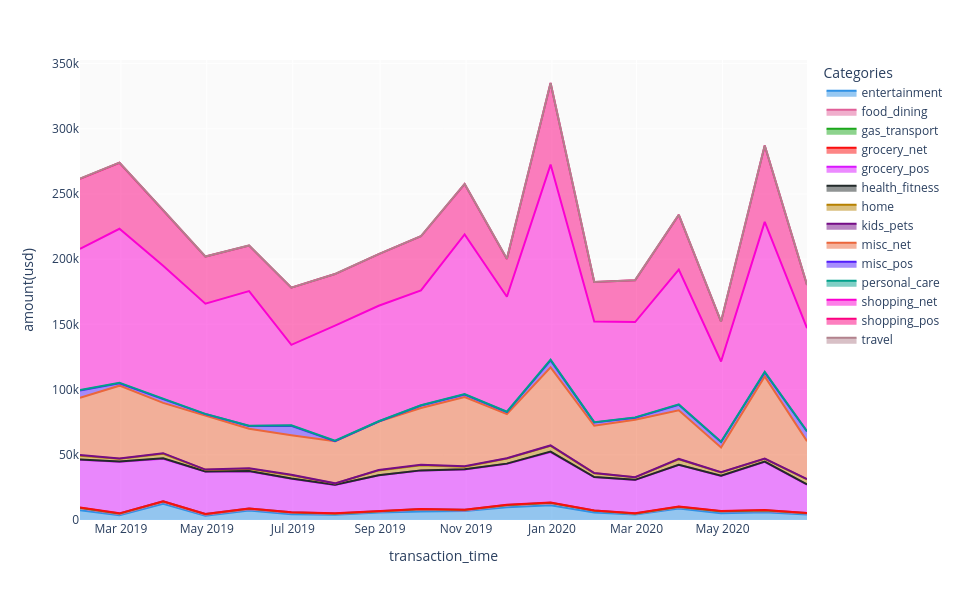

Notebook code for this chart:
### Code cell
df_ = df_train.groupby(by=[pd.Grouper(key="transaction_time", freq="1M"),
                           'is_fraud','category']).agg({"amount(usd)":'sum',"transaction_id":"count"}).reset_index()

fig = px.area(
    df_[df_.is_fraud==1],
    x='transaction_time',
    y='amount(usd)',
    color='category',
    color_discrete_sequence=px.colors.qualitative.Dark24
)

fig.update_layout(height=600,
                  width=960,
                  legend=dict(title='Categories'),
                  plot_bgcolor='#fafafa'
                 )

fig.show();

### Figure 1 — Plotly figure (JSON) as saved in the notebook; plotly's stock layout.template omitted (floating-point values rounded to 4 significant figures)
{"data": [{"fillpattern": {"shape": ""}, "hovertemplate": "category=entertainment<br>transaction_time=%{x}<br>amount(usd)=%{y}<extra></extra>", "legendgroup": "entertainment", "line": {"color": "#2E91E5"}, "marker": {"symbol": "circle"}, "mode": "lines", "name": "entertainment", "orientation": "v", "showlegend": true, "stackgroup": "1", "x": ["2019-01-31T00:00:00", "2019-02-28T00:00:00", "2019-03-31T00:00:00", "2019-04-30T00:00:00", "2019-05-31T00:00:00", "2019-06-30T00:00:00", "2019-07-31T00:00:00", "2019-08-31T00:00:00", "2019-09-30T00:00:00", "2019-10-31T00:00:00", "2019-11-30T00:00:00", "2019-12-31T00:00:00", "2020-01-31T00:00:00", "2020-02-29T00:00:00", "2020-03-31T00:00:00", "2020-04-30T00:00:00", "2020-05-31T00:00:00", "2020-06-30T00:00:00"], "xaxis": "x", "y": [7470.0, 3682.0, 12400.0, 3335.0, 7253.0, 4491.0, 4083.0, 5809.0, 6432.0, 6901.0, 9849.0, 11290.0, 5750.0, 4216.0, 8903.0, 5211.0, 5998.0, 4256.0], "yaxis": "y", "type": "scatter"}, {"fillpattern": {"shape": ""}, "hovertemplate": "category=food_dining<br>transaction_time=%{x}<br>amount(usd)=%{y}<extra></extra>", "legendgroup": "food_dining", "line": {"color": "#E15F99"}, "marker": {"symbol": "circle"}, "mode": "lines", "name": "food_dining", "orientation": "v", "showlegend": true, "stackgroup": "1", "x": ["2019-01-31T00:00:00", "2019-02-28T00:00:00", "2019-03-31T00:00:00", "2019-04-30T00:00:00", "2019-05-31T00:00:00", "2019-06-30T00:00:00", "2019-07-31T00:00:00", "2019-08-31T00:00:00", "2019-09-30T00:00:00", "2019-10-31T00:00:00", "2019-11-30T00:00:00", "2019-12-31T00:00:00", "2020-01-31T00:00:00", "2020-02-29T00:00:00", "2020-03-31T00:00:00", "2020-04-30T00:00:00", "2020-05-31T00:00:00", "2020-06-30T00:00:00"], "xaxis": "x", "y": [1487.0, 830.8, 1322.0, 680.2, 1018.0, 1056.0, 471.7, 704.8, 1628.0, 450.3, 1249.0, 1504.0, 1249.0, 486.7, 922.8, 1352.0, 977.4, 742.0], "yaxis": "y", "type": "scatter"}, {"fillpattern": {"shape": ""}, "hovertemplate": "category=gas_transport<br>transaction_time=%{x}<br>amount(usd)=%{y}<extra></extra>", "legendgroup": "gas_transport", "line": {"color": "#1CA71C"}, "marker": {"symbol": "circle"}, "mode": "lines", "name": "gas_transport", "orientation": "v", "showlegend": true, "stackgroup": "1", "x": ["2019-01-31T00:00:00", "2019-02-28T00:00:00", "2019-03-31T00:00:00", "2019-04-30T00:00:00", "2019-05-31T00:00:00", "2019-06-30T00:00:00", "2019-07-31T00:00:00", "2019-08-31T00:00:00", "2019-09-30T00:00:00", "2019-10-31T00:00:00", "2019-11-30T00:00:00", "2019-12-31T00:00:00", "2020-01-31T00:00:00", "2020-02-29T00:00:00", "2020-03-31T00:00:00", "2020-04-30T00:00:00", "2020-05-31T00:00:00", "2020-06-30T00:00:00"], "xaxis": "x", "y": [500.5, 505.7, 570.1, 546.5, 477.4, 308.9, 432.9, 370.7, 372.2, 434.8, 447.0, 466.4, 282.7, 340.2, 393.0, 224.9, 578.8, 341.4], "yaxis": "y", "type": "scatter"}, {"fillpattern": {"shape": ""}, "hovertemplate": "category=grocery_net<br>transaction_time=%{x}<br>amount(usd)=%{y}<extra></extra>", "legendgroup": "grocery_net", "line": {"color": "#FB0D0D"}, "marker": {"symbol": "circle"}, "mode": "lines", "name": "grocery_net", "orientation": "v", "showlegend": true, "stackgroup": "1", "x": ["2019-01-31T00:00:00", "2019-02-28T00:00:00", "2019-03-31T00:00:00", "2019-04-30T00:00:00", "2019-05-31T00:00:00", "2019-06-30T00:00:00", "2019-07-31T00:00:00", "2019-08-31T00:00:00", "2019-09-30T00:00:00", "2019-10-31T00:00:00", "2019-11-30T00:00:00", "2019-12-31T00:00:00", "2020-01-31T00:00:00", "2020-02-29T00:00:00", "2020-03-31T00:00:00", "2020-04-30T00:00:00", "2020-05-31T00:00:00", "2020-06-30T00:00:00"], "xaxis": "x", "y": [109.3, 92.01, 142.4, 131.2, 102.5, 67.41, 158, 69.16, 48.68, 71.3, 65.65, 114.4, 42.99, 121.4, 92.97, 46.92, 57.21, 96.28], "yaxis": "y", "type": "scatter"}, {"fillpattern": {"shape": ""}, "hovertemplate": "category=grocery_pos<br>transaction_time=%{x}<br>amount(usd)=%{y}<extra></extra>", "legendgroup": "grocery_pos", "line": {"color": "#DA16FF"}, "marker": {"symbol": "circle"}, "mode": "lines", "name": "grocery_pos", "orientation": "v", "showlegend": true, "stackgroup": "1", "x": ["2019-01-31T00:00:00", "2019-02-28T00:00:00", "2019-03-31T00:00:00", "2019-04-30T00:00:00", "2019-05-31T00:00:00", "2019-06-30T00:00:00", "2019-07-31T00:00:00", "2019-08-31T00:00:00", "2019-09-30T00:00:00", "2019-10-31T00:00:00", "2019-11-30T00:00:00", "2019-12-31T00:00:00", "2020-01-31T00:00:00", "2020-02-29T00:00:00", "2020-03-31T00:00:00", "2020-04-30T00:00:00", "2020-05-31T00:00:00", "2020-06-30T00:00:00"], "xaxis": "x", "y": [36640.0, 39580.0, 32580.0, 32450.0, 28530.0, 25710.0, 21744, 27280.0, 29450.0, 30930.0, 31520.0, 38754, 25550.0, 25540.0, 31960.0, 26960.0, 36990.0, 21640.0], "yaxis": "y", "type": "scatter"}, {"fillpattern": {"shape": ""}, "hovertemplate": "category=health_fitness<br>transaction_time=%{x}<br>amount(usd)=%{y}<extra></extra>", "legendgroup": "health_fitness", "line": {"color": "#222A2A"}, "marker": {"symbol": "circle"}, "mode": "lines", "name": "health_fitness", "orientation": "v", "showlegend": true, "stackgroup": "1", "x": ["2019-01-31T00:00:00", "2019-02-28T00:00:00", "2019-03-31T00:00:00", "2019-04-30T00:00:00", "2019-05-31T00:00:00", "2019-06-30T00:00:00", "2019-07-31T00:00:00", "2019-08-31T00:00:00", "2019-09-30T00:00:00", "2019-10-31T00:00:00", "2019-11-30T00:00:00", "2019-12-31T00:00:00", "2020-01-31T00:00:00", "2020-02-29T00:00:00", "2020-03-31T00:00:00", "2020-04-30T00:00:00", "2020-05-31T00:00:00", "2020-06-30T00:00:00"], "xaxis": "x", "y": [147.8, 237.9, 324.9, 39.88, 167.1, 175.0, 111.6, 80.81, 126.1, 143.2, 95.44, 294.8, 62.43, 84.26, 78.23, 145.0, 175.2, 203.2], "yaxis": "y", "type": "scatter"}, {"fillpattern": {"shape": ""}, "hovertemplate": "category=home<br>transaction_time=%{x}<br>amount(usd)=%{y}<extra></extra>", "legendgroup": "home", "line": {"color": "#B68100"}, "marker": {"symbol": "circle"}, "mode": "lines", "name": "home", "orientation": "v", "showlegend": true, "stackgroup": "1", "x": ["2019-01-31T00:00:00", "2019-02-28T00:00:00", "2019-03-31T00:00:00", "2019-04-30T00:00:00", "2019-05-31T00:00:00", "2019-06-30T00:00:00", "2019-07-31T00:00:00", "2019-08-31T00:00:00", "2019-09-30T00:00:00", "2019-10-31T00:00:00", "2019-11-30T00:00:00", "2019-12-31T00:00:00", "2020-01-31T00:00:00", "2020-02-29T00:00:00", "2020-03-31T00:00:00", "2020-04-30T00:00:00", "2020-05-31T00:00:00", "2020-06-30T00:00:00"], "xaxis": "x", "y": [3008.0, 2008.0, 3500.0, 1331.0, 1810.0, 2569.0, 1051.0, 3733.0, 3971.0, 1996.0, 3992.0, 4496.0, 2987.0, 1934.0, 4150.0, 2469.0, 2092.0, 3873.0], "yaxis": "y", "type": "scatter"}, {"fillpattern": {"shape": ""}, "hovertemplate": "category=kids_pets<br>transaction_time=%{x}<br>amount(usd)=%{y}<extra></extra>", "legendgroup": "kids_pets", "line": {"color": "#750D86"}, "marker": {"symbol": "circle"}, "mode": "lines", "name": "kids_pets", "orientation": "v", "showlegend": true, "stackgroup": "1", "x": ["2019-01-31T00:00:00", "2019-02-28T00:00:00", "2019-03-31T00:00:00", "2019-04-30T00:00:00", "2019-05-31T00:00:00", "2019-06-30T00:00:00", "2019-07-31T00:00:00", "2019-08-31T00:00:00", "2019-09-30T00:00:00", "2019-10-31T00:00:00", "2019-11-30T00:00:00", "2019-12-31T00:00:00", "2020-01-31T00:00:00", "2020-02-29T00:00:00", "2020-03-31T00:00:00", "2020-04-30T00:00:00", "2020-05-31T00:00:00", "2020-06-30T00:00:00"], "xaxis": "x", "y": [448, 285.4, 436.4, 132.7, 279.8, 333.4, 58.39, 259.1, 250.6, 227.6, 83.81, 281.1, 139.1, 161.2, 344.0, 181.7, 178.4, 250.4], "yaxis": "y", "type": "scatter"}, {"fillpattern": {"shape": ""}, "hovertemplate": "category=misc_net<br>transaction_time=%{x}<br>amount(usd)=%{y}<extra></extra>", "legendgroup": "misc_net", "line": {"color": "#EB663B"}, "marker": {"symbol": "circle"}, "mode": "lines", "name": "misc_net", "orientation": "v", "showlegend": true, "stackgroup": "1", "x": ["2019-01-31T00:00:00", "2019-02-28T00:00:00", "2019-03-31T00:00:00", "2019-04-30T00:00:00", "2019-05-31T00:00:00", "2019-06-30T00:00:00", "2019-07-31T00:00:00", "2019-08-31T00:00:00", "2019-09-30T00:00:00", "2019-10-31T00:00:00", "2019-11-30T00:00:00", "2019-12-31T00:00:00", "2020-01-31T00:00:00", "2020-02-29T00:00:00", "2020-03-31T00:00:00", "2020-04-30T00:00:00", "2020-05-31T00:00:00", "2020-06-30T00:00:00"], "xaxis": "x", "y": [43881, 55800.0, 38580.0, 41620.0, 30400.0, 30350.0, 32300.0, 37150.0, 43640.0, 53080.0, 33900.0, 59890.0, 36210.0, 44030.0, 37340.0, 19000.0, 63060.0, 29040.0], "yaxis": "y", "type": "scatter"}, {"fillpattern": {"shape": ""}, "hovertemplate": "category=misc_pos<br>transaction_time=%{x}<br>amount(usd)=%{y}<extra></extra>", "legendgroup": "misc_pos", "line": {"color": "#511CFB"}, "marker": {"symbol": "circle"}, "mode": "lines", "name": "misc_pos", "orientation": "v", "showlegend": true, "stackgroup": "1", "x": ["2019-01-31T00:00:00", "2019-02-28T00:00:00", "2019-03-31T00:00:00", "2019-04-30T00:00:00", "2019-05-31T00:00:00", "2019-06-30T00:00:00", "2019-07-31T00:00:00", "2019-08-31T00:00:00", "2019-09-30T00:00:00", "2019-10-31T00:00:00", "2019-11-30T00:00:00", "2019-12-31T00:00:00", "2020-01-31T00:00:00", "2020-02-29T00:00:00", "2020-03-31T00:00:00", "2020-04-30T00:00:00", "2020-05-31T00:00:00", "2020-06-30T00:00:00"], "xaxis": "x", "y": [5666.0, 1875.0, 2826.0, 976.6, 1992.0, 7165.0, 125.1, 58.93, 1940.0, 2018.0, 1611.0, 5333.0, 2552.0, 1582.0, 4133, 4194.0, 3080.0, 7444.0], "yaxis": "y", "type": "scatter"}, {"fillpattern": {"shape": ""}, "hovertemplate": "category=personal_care<br>transaction_time=%{x}<br>amount(usd)=%{y}<extra></extra>", "legendgroup": "personal_care", "line": {"color": "#00A08B"}, "marker": {"symbol": "circle"}, "mode": "lines", "name": "personal_care", "orientation": "v", "showlegend": true, "stackgroup": "1", "x": ["2019-01-31T00:00:00", "2019-02-28T00:00:00", "2019-03-31T00:00:00", "2019-04-30T00:00:00", "2019-05-31T00:00:00", "2019-06-30T00:00:00", "2019-07-31T00:00:00", "2019-08-31T00:00:00", "2019-09-30T00:00:00", "2019-10-31T00:00:00", "2019-11-30T00:00:00", "2019-12-31T00:00:00", "2020-01-31T00:00:00", "2020-02-29T00:00:00", "2020-03-31T00:00:00", "2020-04-30T00:00:00", "2020-05-31T00:00:00", "2020-06-30T00:00:00"], "xaxis": "x", "y": [374.3, 429.8, 428.5, 152.7, 280.2, 436.8, 222.1, 212.8, 174.7, 419.3, 270.8, 622.4, 223.8, 214.3, 338.6, 187.6, 513.1, 255.8], "yaxis": "y", "type": "scatter"}, {"fillpattern": {"shape": ""}, "hovertemplate": "category=shopping_net<br>transaction_time=%{x}<br>amount(usd)=%{y}<extra></extra>", "legendgroup": "shopping_net", "line": {"color": "#FB00D1"}, "marker": {"symbol": "circle"}, "mode": "lines", "name": "shopping_net", "orientation": "v", "showlegend": true, "stackgroup": "1", "x": ["2019-01-31T00:00:00", "2019-02-28T00:00:00", "2019-03-31T00:00:00", "2019-04-30T00:00:00", "2019-05-31T00:00:00", "2019-06-30T00:00:00", "2019-07-31T00:00:00", "2019-08-31T00:00:00", "2019-09-30T00:00:00", "2019-10-31T00:00:00", "2019-11-30T00:00:00", "2019-12-31T00:00:00", "2020-01-31T00:00:00", "2020-02-29T00:00:00", "2020-03-31T00:00:00", "2020-04-30T00:00:00", "2020-05-31T00:00:00", "2020-06-30T00:00:00"], "xaxis": "x", "y": [108200.0, 118000.0, 102000.0, 84450.0, 103200.0, 61650.0, 88350.0, 88600.0, 88120.0, 122400.0, 88090.0, 149500.0, 77170, 73100.0, 103500.0, 61570.0, 114900.0, 78930.0], "yaxis": "y", "type": "scatter"}, {"fillpattern": {"shape": ""}, "hovertemplate": "category=shopping_pos<br>transaction_time=%{x}<br>amount(usd)=%{y}<extra></extra>", "legendgroup": "shopping_pos", "line": {"color": "#FC0080"}, "marker": {"symbol": "circle"}, "mode": "lines", "name": "shopping_pos", "orientation": "v", "showlegend": true, "stackgroup": "1", "x": ["2019-01-31T00:00:00", "2019-02-28T00:00:00", "2019-03-31T00:00:00", "2019-04-30T00:00:00", "2019-05-31T00:00:00", "2019-06-30T00:00:00", "2019-07-31T00:00:00", "2019-08-31T00:00:00", "2019-09-30T00:00:00", "2019-10-31T00:00:00", "2019-11-30T00:00:00", "2019-12-31T00:00:00", "2020-01-31T00:00:00", "2020-02-29T00:00:00", "2020-03-31T00:00:00", "2020-04-30T00:00:00", "2020-05-31T00:00:00", "2020-06-30T00:00:00"], "xaxis": "x", "y": [53750.0, 50610.0, 42480.0, 36190.0, 34980.0, 43860.0, 39530.0, 39550.0, 41450.0, 38620.0, 29090.0, 62540.0, 30310.0, 32100.0, 41920.0, 30590.0, 58550.0, 33120.0], "yaxis": "y", "type": "scatter"}, {"fillpattern": {"shape": ""}, "hovertemplate": "category=travel<br>transaction_time=%{x}<br>amount(usd)=%{y}<extra></extra>", "legendgroup": "travel", "line": {"color": "#B2828D"}, "marker": {"symbol": "circle"}, "mode": "lines", "name": "travel", "orientation": "v", "showlegend": true, "stackgroup": "1", "x": ["2019-01-31T00:00:00", "2019-02-28T00:00:00", "2019-03-31T00:00:00", "2019-04-30T00:00:00", "2019-05-31T00:00:00", "2019-06-30T00:00:00", "2019-07-31T00:00:00", "2019-08-31T00:00:00", "2019-09-30T00:00:00", "2019-10-31T00:00:00", "2019-11-30T00:00:00", "2019-12-31T00:00:00", "2020-01-31T00:00:00", "2020-02-29T00:00:00", "2020-03-31T00:00:00", "2020-04-30T00:00:00", "2020-05-31T00:00:00", "2020-06-30T00:00:00"], "xaxis": "x", "y": [102.9, 89.45, 89.28, 24.22, 59.91, 40.69, 66, 72.94, 73.55, 57.42, 45.96, 47.74, 60.29, 38.88, 53.87, 35.54, 52.35, 40.51], "yaxis": "y", "type": "scatter"}], "layout": {"xaxis": {"anchor": "y", "domain": [0, 1], "title": {"text": "transaction_time"}, "type": "date", "range": ["2019-01-31", "2020-06-30"], "autorange": true}, "yaxis": {"anchor": "x", "domain": [0, 1], "title": {"text": "amount(usd)"}, "type": "linear", "range": [0, 352800.0], "autorange": true}, "legend": {"title": {"text": "Categories"}, "tracegroupgap": 0}, "margin": {"t": 60}, "height": 600, "width": 960, "plot_bgcolor": "#fafafa"}}
